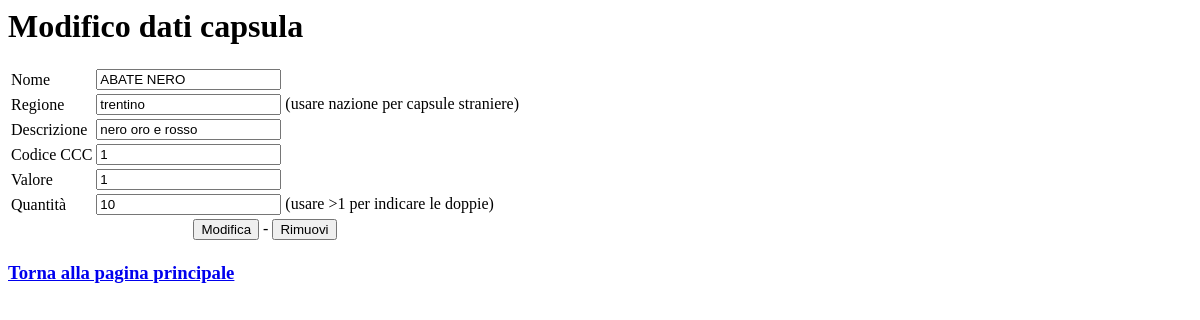
Before: /insert.php?id=5 (signed in) with the older database file.
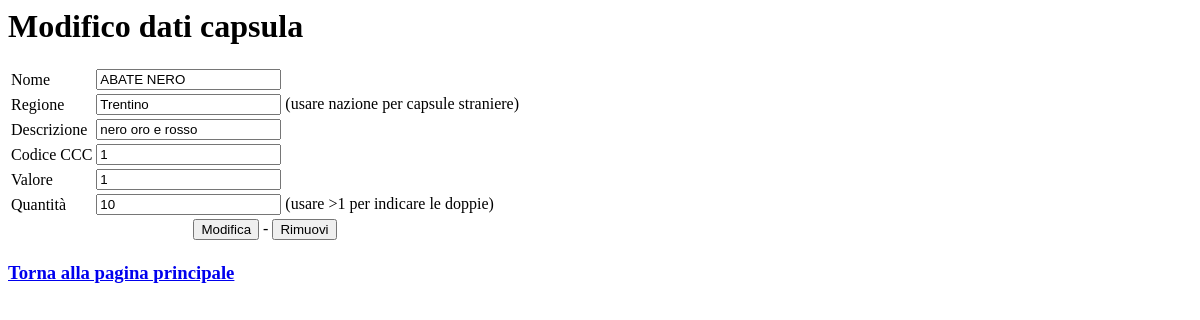
After: the same page with the newer database file.
### tables this page shows
CREATE TABLE capsule(Id INTEGER PRIMARY KEY, Nome TEXT, Descrizione TEXT, Categoria TEXT, Valore INTEGER, Foto TEXT, Quantita INTEGER, Creazione DATETIME DEFAULT CURRENT_TIMESTAMP, Modifica DATETIME DEFAULT CURRENT_TIMESTAMP, regione text);

### insert.php (the view, shortened to what this page needs)
<html>
<head>
<title>
<?php
function query_capsule($id)
{
    $db = new SQLite3('db/capsule.db');
    if (!$db) return NULL;
    $result = $db->query("select * from capsule where Id = $id");
    if (!$result) return NULL;
    $row = $result->fetchArray();
    $db->close();
    if (!$row)
        return NULL;
    return $row;
}
function insert_modify_capsule() {
       $is_update = ($_POST["id"] != "-1");
       if ($is_update)
           print "Operazione di modifica";
       else
           print "Operazione di inserimento";
       print "</title></head><body>";
       $db = new SQLite3('db/capsule.db');
       if ($db) {
           $name = SQLite3::escapeString($_POST["name"]);
           $desc = SQLite3::escapeString($_POST["desc"]);
           $cat = SQLite3::escapeString($_POST["cat"]);
           $reg = SQLite3::escapeString($_POST["reg"]);
           $q = $_POST["quant"];
           $v = $_POST["val"];
           if ($is_update) {
               $id = $_POST["id"];
               $db->exec("UPDATE capsule SET Nome='$name',Descrizione='$desc',Categoria='$cat',Valore=$v,Quantita=$q,Modifica=datetime('now'),regione='$reg' WHERE Id=$id");
               print "<h1>Record aggiornato correttamente</h1>";
           }
           else {
               $d = "imgs/" . date("ymd");
               if (!file_exists($d))
                   mkdir($d);
               $pic =  $d . "/img_" . date("His") . "_" . (rand()%1000000);
               if (stripos($_FILES['image']['name'], ".gif"))
                   $pic .= ".gif";
               else if (stripos($_FILES['image']['name'], ".png"))
                   $pic .= ".png";
               else
                   $pic .= ".jpg";
               if (!move_uploaded_file($_FILES['image']['tmp_name'], $pic)) {
                   print "<h1>Impossibile aggiungere immagine ($pic), inserimento fallito.</h1>";
               }
               else {
                   $db->exec("INSERT INTO capsule (Nome,Descrizione,Categoria,Valore,Foto,Quantita,regione) VALUES ('$name', '$desc', '$cat', $v, '$pic', $q, '$reg')");
                   print "<h1>Record aggiunto correttamente</h1>";
               }
           }
           $db->close();
       }
       else print "<h1>Impossibile accedere al DB</h1>";
       print "<p/>
           <a href=\"insert.php\">Nuovo inserimento</a> -
           <a href=\"index.php\">Pagina principale</a> -
           <a href=\"show.php\">Vista globale</a>
           </body></html>";
}
    if (array_key_exists("id", $_POST) &&
        array_key_exists("name", $_POST)) {
       insert_modify_capsule();
       return;
    }
    $id = -1;
    if (array_key_exists("id", $_GET)) {
        print "Modifica capsula";
        $id = $_GET["id"];
    }
    else
        print "Inserimento nuove capsule";
    print "</title></head><body>";
    $cap = NULL;
    if ($id != -1)
        $cap = query_capsule($id);
    if ($id == -1 || $cap == NULL) {
        print "<p/><h1>Inserisci nuova capsula</h1><p/>";
        $name = "";
        $desc = "";
        $cat = "";
        $quant = 1;
        $val = 1;
        $op = "Inserisci";
        $reg ="";
    }
    else {
        print "<p/><h1>Modifico dati capsula</h1><p/>";
        $name = $cap["Nome"];
        $reg = $cap["regione"];
        $desc = $cap["Descrizione"];
        $cat = $cap["Categoria"];
        $quant = $cap["Quantita"];
        $val = $cap["Valore"];
        $op = "Modifica";
    }
print "<form enctype=\"multipart/form-data\" method=\"post\" action=\"insert.php\"><table>";
print "
<tr><td>Nome</td><td><input name=\"name\" type=\"text\" value=\"$name\"></td></tr>
<tr><td>Regione</td><td><input name=\"reg\" type=\"text\" value=\"$reg\"> (usare nazione per capsule straniere)</td></tr>
<tr><td>Descrizione</td><td><input name=\"desc\" type=\"text\" value=\"$desc\"></td></tr>
<tr><td>Codice CCC</td><td><input name=\"cat\" type=\"text\" value=\"$cat\"></td></tr>
<tr><td>Valore</td><td><input name=\"val\" type=\"text\" value=\"$val\"></td></tr>
<tr><td>Quantit&agrave;</td><td><input name=\"quant\" type=\"text\" value=\"$quant\"> (usare &gt;1 per indicare le doppie)</td></tr>";
print "<tr><td colspan=\"2\"><center><input type=\"submit\" value=\"$op\">";
if ($id != -1)
     print " - <input type=\"button\" value=\"Rimuovi\" onclick=\"location.href='remove.php?id=$id'\">";
print "</center></td></tr>
</table>
</form>
<p/>
<h3><a href=\"index.php\">Torna alla pagina principale</a></h3>
</body>
</html>
";
?>

Changed rows visible on the page:
changed capsule "ABATE NERO": reg "trentino" → "Trentino"
